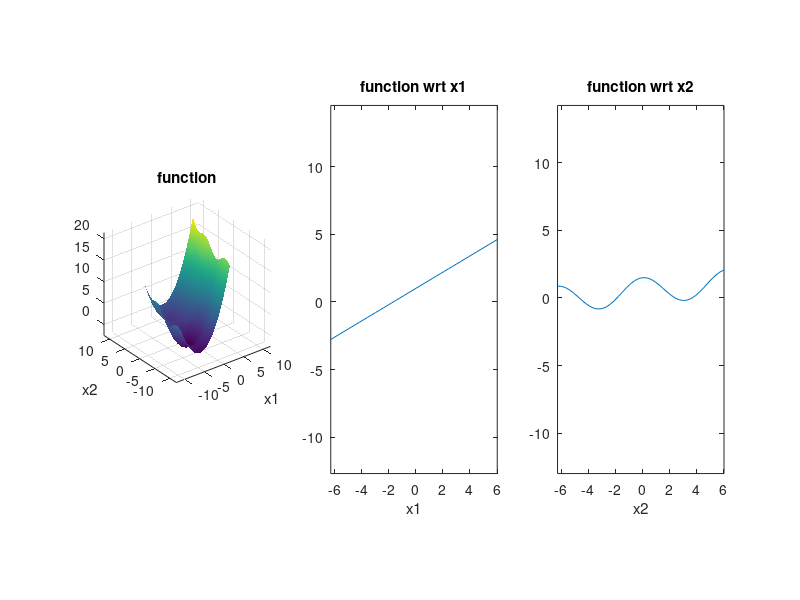

The MATLAB script that drew this image: (Note: this script raises an error after producing the figure.)
clear       % clearworkspcae
close all   % close all figures
clc         % clear commands
% In this tutorial you are going to implement a very helpful function to
% check on the correctness of your neural network implementation: 
% numerical gradient check.
% As we have already dicussed training a neural network is all about
% gradients. In order to find the gradients for the weights we are deriving
% our cost function with respect to the weights. These gradients can also
% be calculated in a different way, i.e. nunmerically. Before checking our
% neural network we will test our numerical gradient check on a function
% for which we know the derivatives:
fcn=@(x1,x2) 0.3*x1.^2+0.05*x2.^2+sin(x2)+x1+0.5*x2;  % function
dfcn_wrt_x1=@(x1) 0.6*x1+1;                           % derivative wrt x1
dfcn_wrt_x2=@(x2) 0.1*x2+cos(x2)+0.5;              	  % derivative wrt x2

x1=-2*pi:0.3:2*pi; 
x2=-2*pi:0.3:2*pi;

[xm,ym]=meshgrid(x1,x2);    % this produces the 2D grid with the x1 and x2 
                            % values necessary for a surf plot
figure(1)
set(1,'position',[ 1          41        1920        1084])
subplot(131)
surf(x1,x2,fcn(xm,ym))
xlabel('x1')
ylabel('x2')
title('function')
shading interp;
axis equal

subplot(132)
plot(x1,dfcn_wrt_x1(x1))
title('function wrt x1')
xlabel('x1')
axis equal

subplot(133)
plot(x1,dfcn_wrt_x2(x2))
title('function wrt x2')
xlabel('x2')
axis equal

%% Numerical Gradient Check
[numgrad1,numgrad2]=numericalGradientCheck(fcn,x1,x2);

subplot(132)
hold on
plot(x1,numgrad1,'-.r')
legend('analytical gradient','numerical gradient')

subplot(133)
hold on
plot(x2,numgrad2,'-.r')
legend('analytical gradient','numerical gradient')

% The numerical gradient should look just the same as the analytical.
% They can't be exactly the same because of roundoff errors, here is the
% difference:
disp('difference between numerical and analytical gradient wrt x1')
disp(norm(numgrad1-dfcn_wrt_x1(x1))/norm(numgrad1+dfcn_wrt_x1(x1)))
disp('difference between numerical and analytical gradient wrt x2')
disp(norm(numgrad2-dfcn_wrt_x2(x2))/norm(numgrad2+dfcn_wrt_x2(x2)))

if norm(numgrad1-dfcn_wrt_x1(x1))/norm(numgrad1+dfcn_wrt_x1(x1))<1e-9 && norm(numgrad2-dfcn_wrt_x2(x2))/norm(numgrad2+dfcn_wrt_x2(x2))<1e-9
    disp('Congratulations! Your numerical gradient is very very close to the analytical gradient')
    open('matlab_tutorial_part8')
else
    error('the difference between analytical and numerical gradient is too big, check on you calculation again')
end

